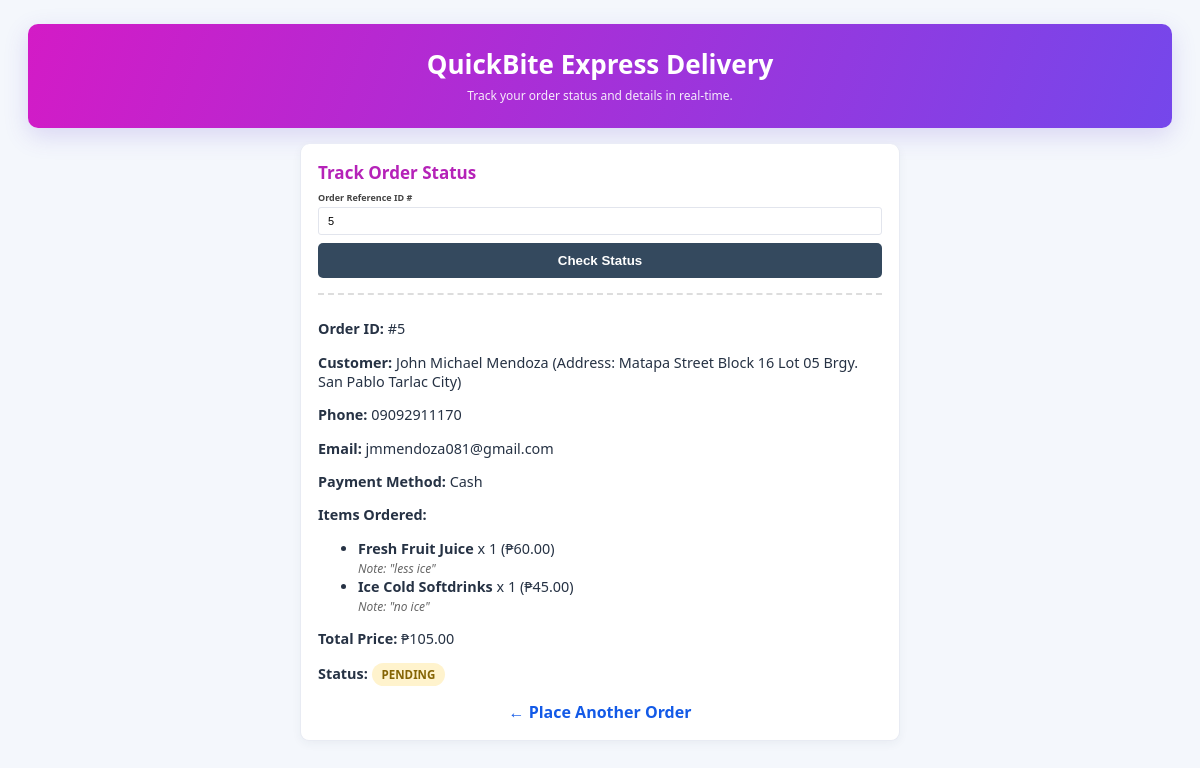
Screenshot of /track_order.php?order_id=5 with the database file from the repository.
### tables this page shows
CREATE TABLE `orders` (
  `order_id` int(11) NOT NULL,
  `customer_name` varchar(100) NOT NULL,
  `customer_email` varchar(100) DEFAULT NULL,
  `phone_number` varchar(20) NOT NULL,
  `order_type` enum('Dine-In','Takeout','Delivery') DEFAULT 'Dine-In',
  `payment_method` enum('Cash','GCash','Credit/Debit Card') DEFAULT 'Cash',
  `total_amount` decimal(10,2) NOT NULL DEFAULT 0.00,
  `order_status` enum('Pending','Processing','Completed','Cancelled') DEFAULT 'Pending',
  `order_date` timestamp NOT NULL DEFAULT current_timestamp()
);

CREATE TABLE `order_items` (
  `item_id` int(11) NOT NULL,
  `order_id` int(11) NOT NULL,
  `product_id` int(11) NOT NULL,
  `quantity` int(11) NOT NULL,
  `unit_price` decimal(10,2) NOT NULL,
  `customization_note` varchar(255) DEFAULT NULL
);

CREATE TABLE `products` (
  `product_id` int(11) NOT NULL,
  `category_id` int(11) NOT NULL,
  `product_name` varchar(150) NOT NULL,
  `price` decimal(10,2) NOT NULL,
  `stock_quantity` int(11) NOT NULL DEFAULT 0,
  `status` enum('Available','Out of Stock') DEFAULT 'Available',
  `created_at` timestamp NOT NULL DEFAULT current_timestamp()
);

### track_order.php (the view, shortened to what this page needs)
<?php
$db = (new Database())->getConnection();
$errors = [];
$trackedOrderItems = [];
$searchOrderId = filter_input(INPUT_GET, 'order_id', FILTER_VALIDATE_INT);
if ($searchOrderId && $searchOrderId > 0) {
    $trackStmt = $db->prepare("
        SELECT o.*, oi.quantity, oi.unit_price, oi.customization_note, p.product_name
        FROM orders o
        JOIN order_items oi ON o.order_id = oi.order_id
        JOIN products p ON oi.product_id = p.product_id
        WHERE o.order_id = ?
    ");
    $trackStmt->execute([$searchOrderId]);
    $trackedOrderItems = $trackStmt->fetchAll();
} elseif (isset($_GET['order_id'])) {
    $errors[] = "Please enter a valid numeric Order ID.";
}
?>
<!DOCTYPE html>
<html lang="en">
<head>
    <link rel="stylesheet" href="style.css">
</head>
<body>
<div class="main-header">
    <h1>QuickBite Express Delivery</h1>
    <p>Track your order status and details in real-time.</p>
</div>
<div style="max-width: 600px; margin: 0 auto;">
    <div class="card">
        <h2>Track Order Status</h2>
        <form method="GET" action="track_order.php">
            <div class="form-group">
                <label>Order Reference ID #</label>
                <input type="number" name="order_id" placeholder="e.g. 1" value="<?= htmlspecialchars($searchOrderId ?: '') ?>" required>
            </div>
            <button type="submit" class="btn-track">Check Status</button>
        </form>
        <?php if (!empty($trackedOrderItems)): ?>
            <?php $firstRow = $trackedOrderItems[0]; ?>
            <div style="border-top: 2px dashed #ddd; margin-top: 15px; padding-top: 10px; font-size: 0.9em;">
                <p><strong>Order ID:</strong> #<?= $firstRow['order_id'] ?></p>
                <p><strong>Customer:</strong> <?= htmlspecialchars($firstRow['customer_name']) ?></p>
                <p><strong>Phone:</strong> <?= htmlspecialchars($firstRow['phone_number']) ?></p>
                <?php if (!empty($firstRow['customer_email'])): ?>
                    <p><strong>Email:</strong> <?= htmlspecialchars($firstRow['customer_email']) ?></p>
                <?php endif; ?>
                <p><strong>Payment Method:</strong> <?= htmlspecialchars($firstRow['payment_method']) ?></p>
                <p><strong>Items Ordered:</strong></p>
                <ul>
                    <?php foreach ($trackedOrderItems as $tItem): ?>
                        <li>
                            <strong><?= htmlspecialchars($tItem['product_name']) ?></strong> x <?= $tItem['quantity'] ?> (₱<?= number_format($tItem['unit_price'] * $tItem['quantity'], 2) ?>)
                            <?php if (!empty($tItem['customization_note'])): ?>
                                <br><small style="color: #666; font-style: italic;">Note: "<?= htmlspecialchars($tItem['customization_note']) ?>"</small>
                            <?php endif; ?>
                        </li>
                    <?php endforeach; ?>
                </ul>
                <p><strong>Total Price:</strong> ₱<?= number_format($firstRow['total_amount'], 2) ?></p>
                <p>
                    <strong>Status:</strong>
                    <span class="status-badge status-<?= $firstRow['order_status'] ?>">
                        <?= $firstRow['order_status'] ?>
                    </span>
                </p>
            </div>
        <?php endif; ?>
        <div style="margin-top: 15px; text-align: center;">
            <a href="order_form.php" style="color: var(--primary-orange); text-decoration: none; font-weight: bold;">← Place Another Order</a>
        </div>
    </div>
</div>
</body>
</html>

### style.css (style rules this page uses)
:root { --primary-orange: #135ae7; --dark-brown: #e12ade; --bg-cream: #fbf8f3; }
body { font-family: 'Segoe UI', Tahoma, Geneva, Verdana, sans-serif; margin: 0; padding: 20px; background-color: #f0ece1; color: #333; }
.main-header { text-align: center; background: linear-gradient(135deg, var(--dark-brown), var(--primary-orange)); color: #fff; padding: 25px; border-radius: 12px; margin-bottom: 25px; box-shadow: 0 4px 12px rgba(0,0,0,0.15); }
.main-header h1 { margin: 0; font-size: 2.2em; letter-spacing: 1px; }
.main-header p { margin: 5px 0 0; opacity: 0.9; }
.card { background: #fff; padding: 20px; border-radius: 10px; box-shadow: 0 2px 10px rgba(0,0,0,0.08); margin-bottom: 20px; border-top: 4px solid var(--primary-orange); }
.card h2 { margin-top: 0; color: var(--dark-brown); font-size: 1.3em; border-bottom: 2px solid #f0f0f0; padding-bottom: 8px; }
.form-group { margin-bottom: 12px; }
label { display: block; margin-bottom: 4px; font-weight: 600; font-size: 0.85em; color: #444; }
input[type="text"], input[type="email"], input[type="tel"], input[type="number"], select, textarea { width: 100%; padding: 9px; box-sizing: border-box; border: 1px solid #ccc; border-radius: 5px; font-size: 0.9em; }
.btn-track { background-color: #34495e; color: white; border: none; padding: 10px; border-radius: 5px; width: 100%; cursor: pointer; font-weight: bold; }
.status-badge { display: inline-block; padding: 4px 10px; border-radius: 12px; font-weight: bold; font-size: 0.8em; text-transform: uppercase; }
.status-Pending { background: #fff3cd; color: #856404; }
:root { --ink: #263244; --muted: #8792a5; --line: #e8ebf3; --violet: #7046e8; --pink: #d51cc9; --surface: #ffffff; }
body { padding: 24px 28px 44px; background: #f4f7fc; color: var(--ink); font-family: "Trebuchet MS", "Segoe UI", sans-serif; }
.main-header { max-width: 1180px; margin: 0 auto 16px; padding: 22px 28px 24px; border-radius: 10px; background: linear-gradient(110deg, #d31bc6, #7547eb); box-shadow: 0 8px 24px rgba(93, 65, 206, .18); }
.main-header h1 { font-size: 26px; letter-spacing: 0; }
.main-header p { font-size: 12px; }
.card { padding: 17px; border: 1px solid var(--line); border-top: 0; border-radius: 9px; box-shadow: 0 3px 10px rgba(44, 57, 82, .05); }
.card h2 { margin-bottom: 7px; padding: 0; border: 0; color: #b522b8; font-size: 17px; }
.form-group { margin-bottom: 8px; }
label { margin-bottom: 3px; font-size: 9px; }
input[type="text"], input[type="email"], input[type="tel"], input[type="number"], select, textarea { padding: 7px 9px; border-color: #e2e5ed; border-radius: 3px; font-size: 11px; }

### rows the page displays
orders: order_id "5", customer_name "John Michael Mendoza (Address: Matapa Street Block 16 Lot 05 Brgy. San Pablo Tarlac City)", phone_number "09092911170", customer_email "jmmendoza081@gmail.com", payment_method "Cash", total_amount "105.00", order_status "PENDING"
order_items: product.product_name "Fresh Fruit Juice", quantity "1", $tItem['unit_price']*$tItem['quantity'] "60.00", customization_note "less ice"
order_items: product.product_name "Ice Cold Softdrinks", quantity "1", $tItem['unit_price']*$tItem['quantity'] "45.00", customization_note "no ice"
